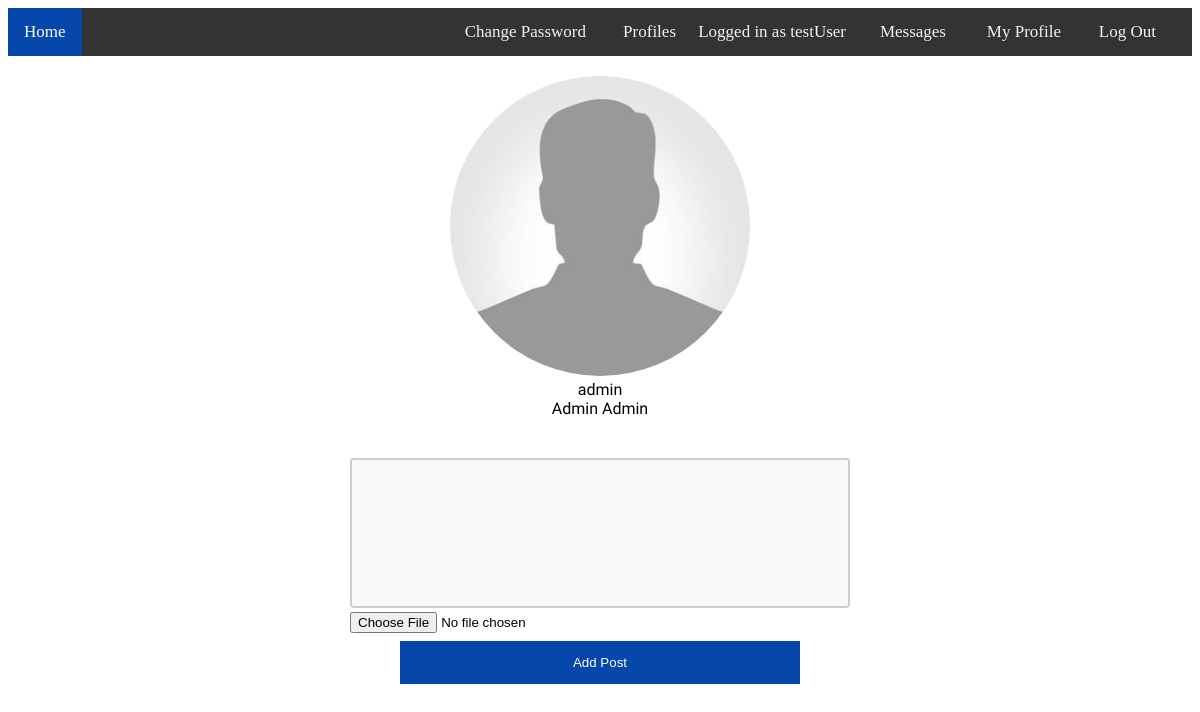
The page /profile/686a6d13-92c8-48ce-a0ed-1b37bad2d967 (signed in) on the database its author committed.
### faces_app/models.py (models this page shows, shortened)
class Profile(models.Model):
    owner = models.OneToOneField(User, on_delete=models.CASCADE, null=True)
    first_name = models.CharField(max_length=200, null=True)
    last_name = models.CharField(max_length=200, null=True)
    email = models.EmailField(max_length=200, null=True)
    profile_image = models.ImageField(default="default.jpg")
    created = models.DateTimeField(auto_now_add=True)
    id = models.UUIDField(primary_key=True, unique=True, editable=False, default=uuid.uuid4)
    def __str__(self):
        return self.first_name

class Post(models.Model):
    owner = models.ForeignKey(Profile, on_delete=models.CASCADE, null=True)
    created_by = models.ForeignKey(Profile, on_delete=models.CASCADE, null=True, editable=False, related_name="post_creator")
    picture = models.ImageField(null=True, blank=True)
    body = models.TextField(max_length=2083, null=True)
    created = models.DateTimeField(auto_now_add=True)
    id = models.UUIDField(primary_key=True, unique=True, editable=False, default=uuid.uuid4)
    class Meta:
        ordering = ['-created']

### faces_app/views.py (the view, shortened to what this page needs)
# urls.py: path('profile/<str:pk>', views.userProfile, name="profile"),
@login_required(login_url='login')
def userProfile(request, pk):
    profile = Profile.objects.get(id=pk)
    posts = Post.objects.filter(owner_id = pk)
    form_comment = CreateComment()
    form_post = CreatePost()
    context = {'profile': profile, 'posts':posts, 'form_comment':form_comment, 'form_post':form_post}
    return render(request, 'profile.html', context)

### faces_app/forms.py
class CreateComment(ModelForm):
    class Meta:
        model = Comment
        fields = ['body']

class CreatePost(ModelForm):
    class Meta:
        model = Post
        fields = ['body', 'picture']

### faces_app/templates/profile.html (shortened to what this page needs)
{% extends 'main.html' %}
{% block content %}
<div class="uppage">
    <div class="img"><img src="{{ profile.profile_image.url }}"></div>
    <div>{{profile.owner}}</div>
    <div>
        {{ profile.first_name }}
        {% if profile.last_name != None %}
        {{ profile.last_name }}
        {% endif %}
    </div>
</div>
<div class="post_add">
    <form action="{% url 'profile' profile.id %}" method="POST" enctype="multipart/form-data">
                {% for field in form_post.visible_fields %}
                <div>{{field}}</div>
                {% endfor %}
        <input type="submit" name="type" value="Add Post">
    </form>
</div>
{% endblock content %}

### templates/navbar.html (shortened to what this page needs)
<div class="topnav">
    <a class="active" href="{% url 'main_page' %}">Home</a>
    {% if user.is_authenticated %}
    <a class="change_password" href="{% url 'change_password' request.user.id %}?next=/profile/{{profile.id}}">Change Password</a>
    <a class="loggedas" href="">Logged in as {{request.user.profile}}</a>
    <a class="profiles" href="{% url 'profiles' %}">Profiles</a>
    <a class="messages" href="{% url 'messages' %}">Messages</a>
    <a class="profile" href="{% url 'profile' request.user.profile.id %}">My Profile</a>
    <a class="logout" href="{% url 'logout' %}">Log Out</a>
    {% endif %}
  </div>

### static/styles/main.css (style rules this page uses)
.topnav { background-color: #333; overflow: hidden; position: relative; z-index: 1; margin: 0; }
.topnav a { float: left; color: #f2f2f2; text-align: center; padding: 14px 16px; text-decoration: none; font-size: 17px; }
.topnav a.active { background-color: #0446aa; color: white; }
.topnav a.change_password { right: 590px; position: absolute; }
.topnav a.profiles { right: 500px; position: absolute; }
.topnav a.loggedas { right: 330px; position: absolute; }
.topnav a.messages { right: 230px; position: absolute; }
.topnav a.logout { right:20px; position: absolute; }
.topnav a.profile { right:115px; position: absolute; }
input[type=submit] { background-color: #0446aa; color: white; padding: 14px 20px; margin: 8px 0; border: none; cursor: pointer; width: 80%; display: block; margin-left: auto; margin-right: auto; }
textarea { width: 100%; height: 150px; padding: 12px 20px; box-sizing: border-box; border: 2px solid #ccc; border-radius: 4px; background-color: #f8f8f8; resize: none; }
.uppage .img { border-radius: 50%; }
.uppage img { margin-left: auto; margin-right: auto; width: 300px; border-radius: 50%; margin-top: 20px; }
.uppage { text-align: center; font-family: 'Yuji Syuku', serif; }
.post_add form { width: 500px; border: none; margin-left: auto; margin-right: auto; margin-top: 40px; }

### rows shown on the page
Profile: profile_image (placeholder picture), owner "admin", first_name "Admin", last_name "Admin"

### other values the page prints
{{ request.user.profile }} "testUser"
